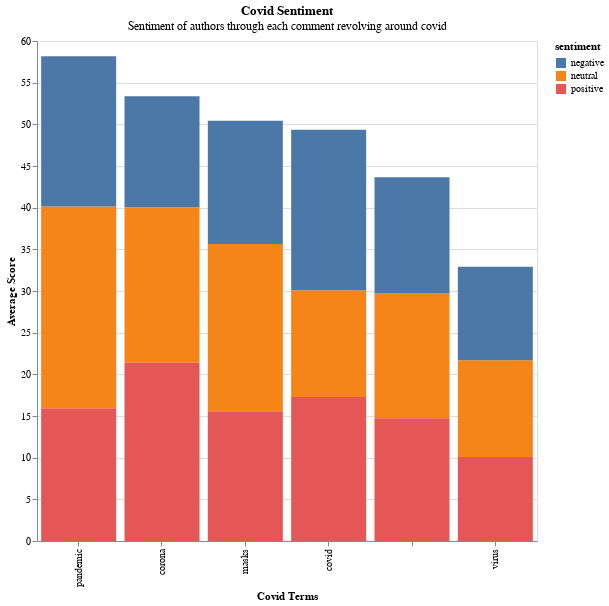

Notebook source saved alongside this figure:
### Code cell
fig3 = (alt.Chart(sentiment_covid).mark_bar().encode(
    x=alt.X('Pandemic_Freakout', axis = alt.Axis(title = "Covid Terms"),sort='-y'),
    y=alt.Y('average_score', axis = alt.Axis(title = "Average Score")),
    color='sentiment',
    tooltip=['Pandemic_Freakout','average_score','sentiment']
)).properties(title={"text":'Covid Sentiment',"subtitle" : "Sentiment of authors through each comment revolving around covid"},width = 500, height = 500)

fig.save("fig3.html")
fig3

### Figure 1 — Vega-Lite specification as saved in the notebook (floating-point values rounded to 4 significant figures)
{"config": {"view": {"continuousWidth": 400, "continuousHeight": 300}}, "data": {"name": "data-972da45d4b11436be641e23e05732f71"}, "mark": "bar", "encoding": {"color": {"field": "sentiment", "type": "nominal"}, "tooltip": [{"field": "Pandemic_Freakout", "type": "nominal"}, {"field": "average_score", "type": "quantitative"}, {"field": "sentiment", "type": "nominal"}], "x": {"axis": {"title": "Covid Terms"}, "field": "Pandemic_Freakout", "sort": "-y", "type": "nominal"}, "y": {"axis": {"title": "Average Score"}, "field": "average_score", "type": "quantitative"}}, "height": 500, "title": {"text": "Covid Sentiment", "subtitle": "Sentiment of authors through each comment revolving around covid"}, "width": 500, "$schema": "https://vega.github.io/schema/vega-lite/v4.17.0.json", "datasets": {"data-972da45d4b11436be641e23e05732f71": [{"Pandemic_Freakout": "corona", "sentiment": "neutral", "average_score": 18.66}, {"Pandemic_Freakout": "virus", "sentiment": "neutral", "average_score": 11.61}, {"Pandemic_Freakout": "virus", "sentiment": "negative", "average_score": 11.21}, {"Pandemic_Freakout": "masks", "sentiment": "positive", "average_score": 15.56}, {"Pandemic_Freakout": "pandemic", "sentiment": "positive", "average_score": 15.94}, {"Pandemic_Freakout": "covid", "sentiment": "neutral", "average_score": 12.82}, {"Pandemic_Freakout": "", "sentiment": "neutral", "average_score": 14.97}, {"Pandemic_Freakout": "masks", "sentiment": "negative", "average_score": 14.79}, {"Pandemic_Freakout": "pandemic", "sentiment": "neutral", "average_score": 24.19}, {"Pandemic_Freakout": "corona", "sentiment": "negative", "average_score": 13.31}, {"Pandemic_Freakout": "pandemic", "sentiment": "negative", "average_score": 18.05}, {"Pandemic_Freakout": "", "sentiment": "negative", "average_score": 13.95}, {"Pandemic_Freakout": "virus", "sentiment": "positive", "average_score": 10.08}, {"Pandemic_Freakout": "covid", "sentiment": "positive", "average_score": 17.27}, {"Pandemic_Freakout": "", "sentiment": "positive", "average_score": 14.73}, {"Pandemic_Freakout": "covid", "sentiment": "negative", "average_score": 19.25}, {"Pandemic_Freakout": "corona", "sentiment": "positive", "average_score": 21.39}, {"Pandemic_Freakout": "masks", "sentiment": "neutral", "average_score": 20.08}]}}
